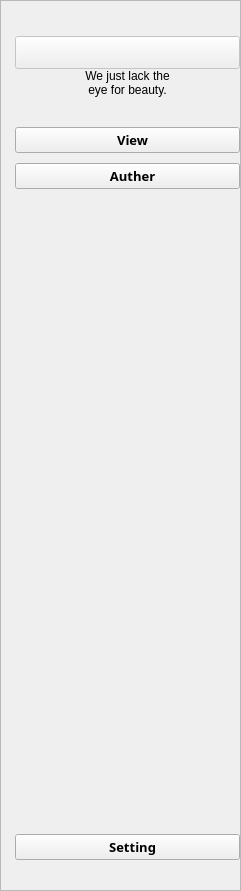
    <widget class="QFrame" name="frame_left">
     <property name="geometry">
      <rect>
       <x>0</x>
       <y>0</y>
       <width>241</width>
       <height>891</height>
      </rect>
     </property>
     <property name="frameShape">
      <enum>QFrame::StyledPanel</enum>
     </property>
     <property name="frameShadow">
      <enum>QFrame::Raised</enum>
     </property>
     <layout class="QVBoxLayout" name="verticalLayout">
      <property name="spacing">
       <number>0</number>
      </property>
      <property name="leftMargin">
       <number>14</number>
      </property>
      <property name="topMargin">
       <number>0</number>
      </property>
      <property name="rightMargin">
       <number>0</number>
      </property>
      <property name="bottomMargin">
       <number>0</number>
      </property>
      <item>
       <spacer name="verticalSpacer_4">
        <property name="orientation">
         <enum>Qt::Vertical</enum>
        </property>
        <property name="sizeType">
         <enum>QSizePolicy::Fixed</enum>
        </property>
        <property name="sizeHint" stdset="0">
         <size>
          <width>20</width>
          <height>35</height>
         </size>
        </property>
       </spacer>
      </item>
      <item>
       <widget class="QPushButton" name="title">
        <property name="enabled">
         <bool>false</bool>
        </property>
        <property name="font">
         <font>
          <family>Arial</family>
          <pointsize>16</pointsize>
          <italic>false</italic>
          <bold>true</bold>
         </font>
        </property>
        <property name="cursor">
         <cursorShape>ArrowCursor</cursorShape>
        </property>
       </widget>
      </item>
      <item>
       <widget class="QLabel" name="desc">
        <property name="enabled">
         <bool>true</bool>
        </property>
        <property name="text">
         <string>We just lack the
eye for beauty.</string>
        </property>
        <property name="alignment">
         <set>Qt::AlignCenter</set>
        </property>
       </widget>
      </item>
      <item>
       <spacer name="verticalSpacer">
        <property name="orientation">
         <enum>Qt::Vertical</enum>
        </property>
        <property name="sizeType">
         <enum>QSizePolicy::Fixed</enum>
        </property>
        <property name="sizeHint" stdset="0">
         <size>
          <width>20</width>
          <height>30</height>
         </size>
        </property>
       </spacer>
      </item>
      <item>
       <widget class="QPushButton" name="btn_view">
        <property name="font">
         <font>
          <family>.萍方-简</family>
          <pointsize>10</pointsize>
          <italic>false</italic>
          <bold>true</bold>
         </font>
        </property>
        <property name="cursor">
         <cursorShape>PointingHandCursor</cursorShape>
        </property>
        <property name="text">
         <string>   View</string>
        </property>
       </widget>
      </item>
      <item>
       <spacer name="verticalSpacer_16">
        <property name="orientation">
         <enum>Qt::Vertical</enum>
        </property>
        <property name="sizeType">
         <enum>QSizePolicy::Fixed</enum>
        </property>
        <property name="sizeHint" stdset="0">
         <size>
          <width>20</width>
          <height>10</height>
         </size>
        </property>
       </spacer>
      </item>
      <item>
       <widget class="QPushButton" name="btn_auther">
        <property name="font">
         <font>
          <family>.萍方-简</family>
          <pointsize>10</pointsize>
          <italic>false</italic>
          <bold>true</bold>
         </font>
        </property>
        <property name="cursor">
         <cursorShape>PointingHandCursor</cursorShape>
        </property>
        <property name="text">
         <string>   Auther</string>
        </property>
       </widget>
      </item>
      <item>
       <spacer name="verticalSpacer_2">
        <property name="orientation">
         <enum>Qt::Vertical</enum>
        </property>
        <property name="sizeHint" stdset="0">
         <size>
          <width>20</width>
          <height>381</height>
         </size>
        </property>
       </spacer>
      </item>
      <item>
       <widget class="QPushButton" name="btn_setting">
        <property name="font">
         <font>
          <family>.萍方-简</family>
          <pointsize>10</pointsize>
          <italic>false</italic>
          <bold>true</bold>
         </font>
        </property>
        <property name="cursor">
         <cursorShape>PointingHandCursor</cursorShape>
        </property>
        <property name="text">
         <string>   Setting</string>
        </property>
        <property name="checkable">
         <bool>true</bool>
        </property>
        <property name="autoExclusive">
         <bool>true</bool>
        </property>
       </widget>
      </item>
      <item>
       <spacer name="verticalSpacer_3">
        <property name="orientation">
         <enum>Qt::Vertical</enum>
        </property>
        <property name="sizeType">
         <enum>QSizePolicy::Fixed</enum>
        </property>
        <property name="sizeHint" stdset="0">
         <size>
          <width>20</width>
          <height>30</height>
         </size>
        </property>
       </spacer>
      </item>
     </layout>
     <zorder>verticalSpacer</zorder>
     <zorder>verticalSpacer_2</zorder>
     <zorder>verticalSpacer_3</zorder>
     <zorder>verticalSpacer_4</zorder>
     <zorder>title</zorder>
     <zorder>desc</zorder>
     <zorder>btn_auther</zorder>
     <zorder>btn_view</zorder>
     <zorder>verticalSpacer_16</zorder>
     <zorder>btn_setting</zorder>
    </widget>
